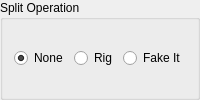
        <widget class="QGroupBox" name="split_operation_group_box">
         <property name="title">
          <string>Split Operation</string>
         </property>
         <layout class="QGridLayout" name="gridLayout_12">
          <item row="0" column="2">
           <widget class="QRadioButton" name="split_emulate_radio_button">
            <property name="toolTip">
             <string>&lt;html&gt;&lt;head/&gt;&lt;body&gt;&lt;p&gt;Use only VFO A for split operation (the program temporarily changes the QRG of your rig during transmission).&lt;/p&gt;&lt;/body&gt;&lt;/html&gt;</string>
            </property>
            <property name="text">
             <string>Fake It</string>
            </property>
            <attribute name="buttonGroup">
             <string notr="true">split_mode_button_group</string>
            </attribute>
           </widget>
          </item>
          <item row="0" column="1">
           <widget class="QRadioButton" name="split_rig_radio_button">
            <property name="toolTip">
             <string>&lt;html&gt;&lt;head/&gt;&lt;body&gt;&lt;p&gt;Use VFO A+B for split operation (works with many rigs, but requires the use of both VFOs).&lt;/p&gt;&lt;/body&gt;&lt;/html&gt;</string>
            </property>
            <property name="text">
             <string>Rig</string>
            </property>
            <attribute name="buttonGroup">
             <string notr="true">split_mode_button_group</string>
            </attribute>
           </widget>
          </item>
          <item row="0" column="0">
           <widget class="QRadioButton" name="split_none_radio_button">
            <property name="toolTip">
             <string>&lt;html&gt;&lt;head/&gt;&lt;body&gt;&lt;p&gt;Don't use split (not recommended).&lt;/p&gt;&lt;/body&gt;&lt;/html&gt;</string>
            </property>
            <property name="text">
             <string>None</string>
            </property>
            <property name="checked">
             <bool>true</bool>
            </property>
            <attribute name="buttonGroup">
             <string notr="true">split_mode_button_group</string>
            </attribute>
           </widget>
          </item>
         </layout>
        </widget>
